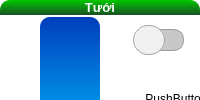
                     <widget class="QFrame" name="Bot_Ctrl_frame_1">
                      <property name="styleSheet">
                       <string notr="true">background-color: rgb(255, 255, 255);
border-radius: 10px;</string>
                      </property>
                      <property name="frameShape">
                       <enum>QFrame::StyledPanel</enum>
                      </property>
                      <property name="frameShadow">
                       <enum>QFrame::Raised</enum>
                      </property>
                      <layout class="QVBoxLayout" name="verticalLayout_25">
                       <property name="spacing">
                        <number>0</number>
                       </property>
                       <property name="leftMargin">
                        <number>0</number>
                       </property>
                       <property name="topMargin">
                        <number>0</number>
                       </property>
                       <property name="rightMargin">
                        <number>0</number>
                       </property>
                       <property name="bottomMargin">
                        <number>0</number>
                       </property>
                       <item>
                        <widget class="QPushButton" name="Bot_Ctrl_frame1_header">
                         <property name="font">
                          <font>
                           <family>Segoe UI</family>
                           <pointsize>10</pointsize>
                           <weight>75</weight>
                           <bold>true</bold>
                          </font>
                         </property>
                         <property name="styleSheet">
                          <string notr="true">color: rgb(255, 255, 255);
background-color: qlineargradient(spread:pad, x1:0, y1:0, x2:0, y2:1, stop:0 rgba(0, 201, 0, 255), stop:1 rgba(25, 81, 36, 255));
border-bottom-left-radius: 0px;
border-bottom-right-radius: 0px;</string>
                         </property>
                         <property name="text">
                          <string>Tưới</string>
                         </property>
                        </widget>
                       </item>
                       <item>
                        <widget class="QFrame" name="Bot_Ctrl_frame1_body">
                         <property name="frameShape">
                          <enum>QFrame::StyledPanel</enum>
                         </property>
                         <property name="frameShadow">
                          <enum>QFrame::Raised</enum>
                         </property>
                         <widget class="QSlider" name="Sprinkers">
                          <property name="geometry">
                           <rect>
                            <x>30</x>
                            <y>0</y>
                            <width>81</width>
                            <height>141</height>
                           </rect>
                          </property>
                          <property name="styleSheet">
                           <string notr="true">QSlider::groove:vertical{
	border: none;
	width: 60px;
	border-radius: 10px;
	margin: 2px;
	background-color: qlineargradient(spread:pad, x1:0, y1:0, x2:0, y2:1, stop:0 rgba(0, 62, 188, 255), stop:1 rgba(0, 192, 255, 255));
}
QSlider::handle:vertical{
	border: 1px solid  rgb(150, 150, 150);
	background-color: qradialgradient(spread:pad, cx:0.5, cy:0.5, radius:0.5, fx:0.5, fy:0.5, stop:0 rgba(255, 255, 255, 255), stop:1 rgba(191, 191, 191, 255));
	height: 20px;
	border-radius: 10px;
}</string>
                          </property>
                          <property name="maximum">
                           <number>3</number>
                          </property>
                          <property name="singleStep">
                           <number>1</number>
                          </property>
                          <property name="pageStep">
                           <number>1</number>
                          </property>
                          <property name="orientation">
                           <enum>Qt::Vertical</enum>
                          </property>
                         </widget>
                         <widget class="QSlider" name="Demo_btn_2">
                          <property name="geometry">
                           <rect>
                            <x>120</x>
                            <y>0</y>
                            <width>81</width>
                            <height>51</height>
                           </rect>
                          </property>
                          <property name="minimumSize">
                           <size>
                            <width>0</width>
                            <height>35</height>
                           </size>
                          </property>
                          <property name="maximumSize">
                           <size>
                            <width>16777215</width>
                            <height>16777215</height>
                           </size>
                          </property>
                          <property name="styleSheet">
                           <string notr="true">QSlider::groove:horizotal{
	border: 1px solid rgb(156, 156, 156);
	color: rgb(0, 0, 255);
	height: 20px;
	width: 45px;
	border-radius: 10px;
	background-color: rgb(200, 200, 200);
	margin: 1px;
}
QSlider::handle:horizotal{
	border:  1px solid rgb(165, 165, 165);
	background-color: rgb(240, 240, 240);
	height: 30px;
	width: 30px;
	border-radius: 15px;
	margin: -5px;
}</string>
                          </property>
                          <property name="maximum">
                           <number>1</number>
                          </property>
                          <property name="pageStep">
                           <number>1</number>
                          </property>
                          <property name="value">
                           <number>0</number>
                          </property>
                          <property name="sliderPosition">
                           <number>0</number>
                          </property>
                          <property name="orientation">
                           <enum>Qt::Horizontal</enum>
                          </property>
                         </widget>
                         <widget class="QPushButton" name="pushButton_21">
                          <property name="geometry">
                           <rect>
                            <x>130</x>
                            <y>70</y>
                            <width>93</width>
                            <height>28</height>
                           </rect>
                          </property>
                          <property name="text">
                           <string>PushButton</string>
                          </property>
                         </widget>
                        </widget>
                       </item>
                      </layout>
                     </widget>
